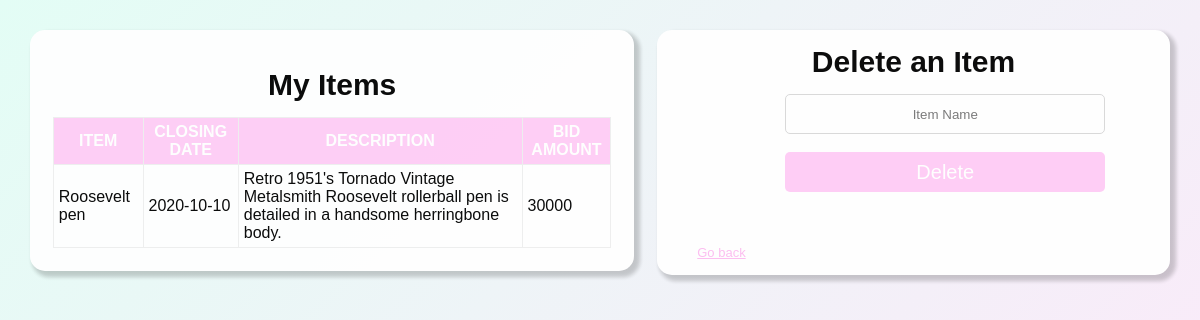
Page /myitems.php (signed in) on the committed database.
### tables this page shows
CREATE TABLE `items` (
  `USERNAME` varchar(10) NOT NULL,
  `CLOSING_DATE` date NOT NULL,
  `BID_AMOUNT` int(11) NOT NULL,
  `ITEM` varchar(30) NOT NULL,
  `DESCRIPTIONS` text DEFAULT NULL
);

### myitems.php (the view, shortened to what this page needs)
<?php
    global $conn;
    $USERNAME = $_SESSION["username"];
    $query1 = "SELECT ITEM, CLOSING_DATE, DESCRIPTIONS, BID_AMOUNT FROM items WHERE items.USERNAME = '$USERNAME' ";
    $result1 = mysqli_query($conn, $query1);
    if ($result1->num_rows > 0) {
        echo '
        <div class="container3">
            <h2 class="heading">My Items</h2>
            <table border="1" cellspacing="2" cellpadding="2" class="table2">
            <tr>
            <th>ITEM</th>
            <th>CLOSING DATE</th>
            <th>DESCRIPTION</th>
            <th>BID AMOUNT</th>
            </tr>';
            while($row = $result1->fetch_assoc()) {
            $field1name = $row["ITEM"];
            $field2name = $row["CLOSING_DATE"];
            $field3name = $row["DESCRIPTIONS"];
            $field4name = $row["BID_AMOUNT"];
            echo '<tr>
                    <td>'.$field1name.'</td>
                    <td>'.$field2name.'</td>
                    <td>'.$field3name.'</td>
                    <td>'.$field4name.'</td>
                </tr>';
            }
        echo '</table>';
        $query2 = "SELECT bidders.USERNAME, bidders.ITEM, bidders.BID_AMOUNT, bidders.curr_time, bidders.curr_date FROM bidders,items WHERE items.USERNAME = '$USERNAME' AND bidders.OWNERS = items.USERNAME";
        $result2 = mysqli_query($conn, $query2);
        if ($result2->num_rows > 0) {
            echo '<h2 class="heading">My Bidders</h2>
            <table border="1" cellspacing="2" cellpadding="2" class="table2">
            <tr>
            <th>BIDDER</th>
            <th>ITEM</th>
            <th>BID AMOUNTS</th>
            <th>TIME</th>
            <th>DATE</th>
            </tr>';
            while($row = $result2->fetch_assoc()) {
            $field1name = $row["USERNAME"];
            $field2name = $row["ITEM"];
            $field3name = $row["BID_AMOUNT"];
            $field4name = $row["curr_time"];
            $field5name = $row["curr_date"];
            echo '<tr>
                    <td>'.$field1name.'</td>
                    <td>'.$field2name.'</td>
                    <td>'.$field3name.'</td>
                    <td>'.$field4name.'</td>
                    <td>'.$field5name.'</td>
                </tr>';
            }
        echo '</table> </div>';
        }
        else{ echo '</div>';}
    }
?>
<head>
    <link rel="stylesheet" href="./includes/style.css">
</head>
<body>
    <div class="container2">
        <form method="post" action="myitems.php" >
            <h2 class="heading">Delete an Item</h2>
            <input class="input-box" type="text" name="item" placeholder="Item Name"><br/><br/>
            <button id="submit" type="submit" class="btn" name="delete_btn">Delete</button><br/><br/>
            <p class="foot"><a href="welcome.php" style="padding:15px">Go back</a></p>
        </form>
    </div>
</body>

### includes/style.css (style rules this page uses)
* { padding: 0; margin: 0; box-sizing: border-box; }
body { background-image: linear-gradient(-225deg, #E3FDF5 0%, #FFE6FA 100%); font-family: 'Abel', sans-serif; opacity: .95; padding: 2.5%; }
.container2 { float: right; background-color: #fff; width:45%; border-radius: 15px; box-shadow: 4px 4px 4px 2px rgba(0,0,0,0.2); }
.container3 { float: left; background-color: #fff; width:53%; border-radius: 15px; box-shadow: 4px 4px 4px 2px rgba(0,0,0,0.2); padding: 2%; }
.heading { text-align: center; font-size: 30px; padding: 15px; }
.btn { margin-left: 25%; margin-bottom: 20px; width: 320px; height:40px; border-radius: 5px; background-color:#ffccf5; font-size: 20px; color: #fff; border: none; outline: none; }
.input-box { margin-left: 25%; width: 320px; height:40px; border: 0.5px solid #d8d8d8; border-radius: 5px; text-align: center; }
.foot { font-size: 13px; color: #949494; margin-left: 2%; padding:15px; }
.foot a { color:#fdbcf0; }
.table2 { margin-left: auto;margin-right: auto; border-collapse: collapse; border:none; }
.table2 th { background-color: #ffccf5; color: white; padding: 5px; }
.table2 td { padding: 5px; }

### rows in the picture
items: ITEM "Roosevelt pen", CLOSING_DATE "2020-10-10", DESCRIPTIONS "Retro 1951's Tornado Vintage Metalsmith Roosevelt rollerball pen is detailed in a handsome herringbone body.", BID_AMOUNT "30000"
